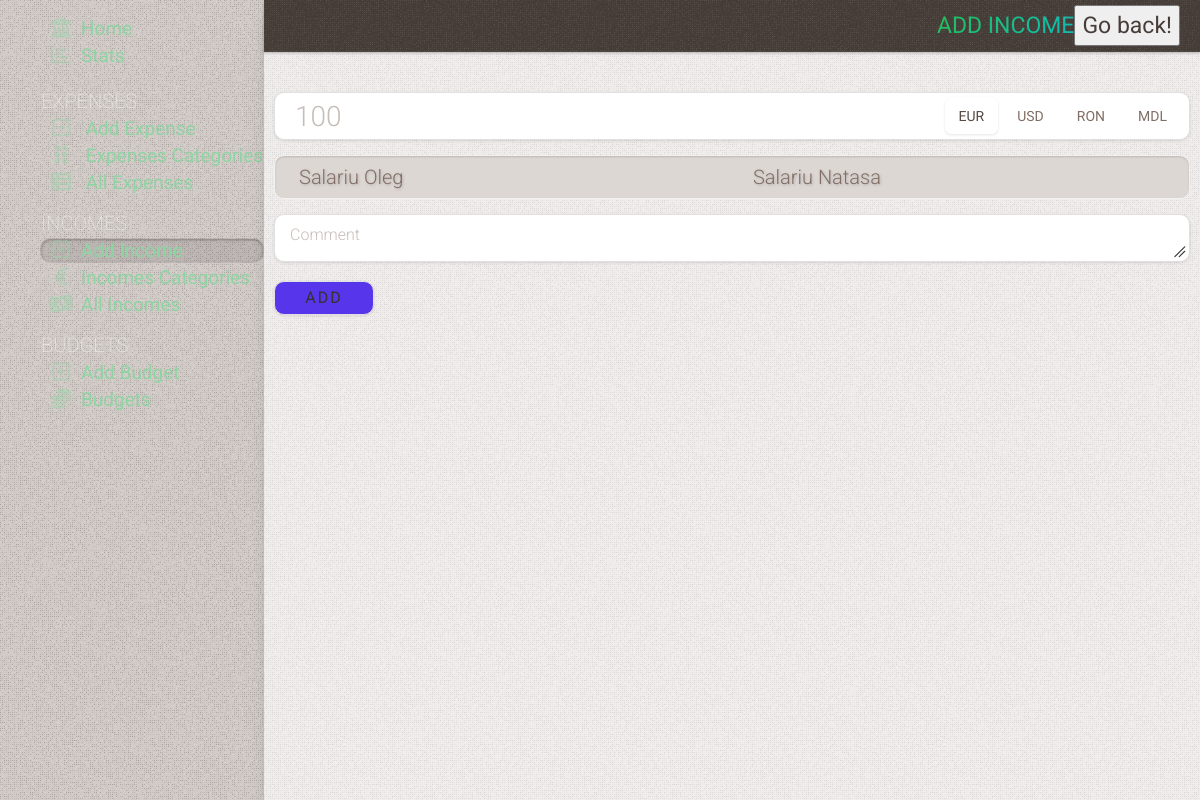
The app's page /add_income, older data.
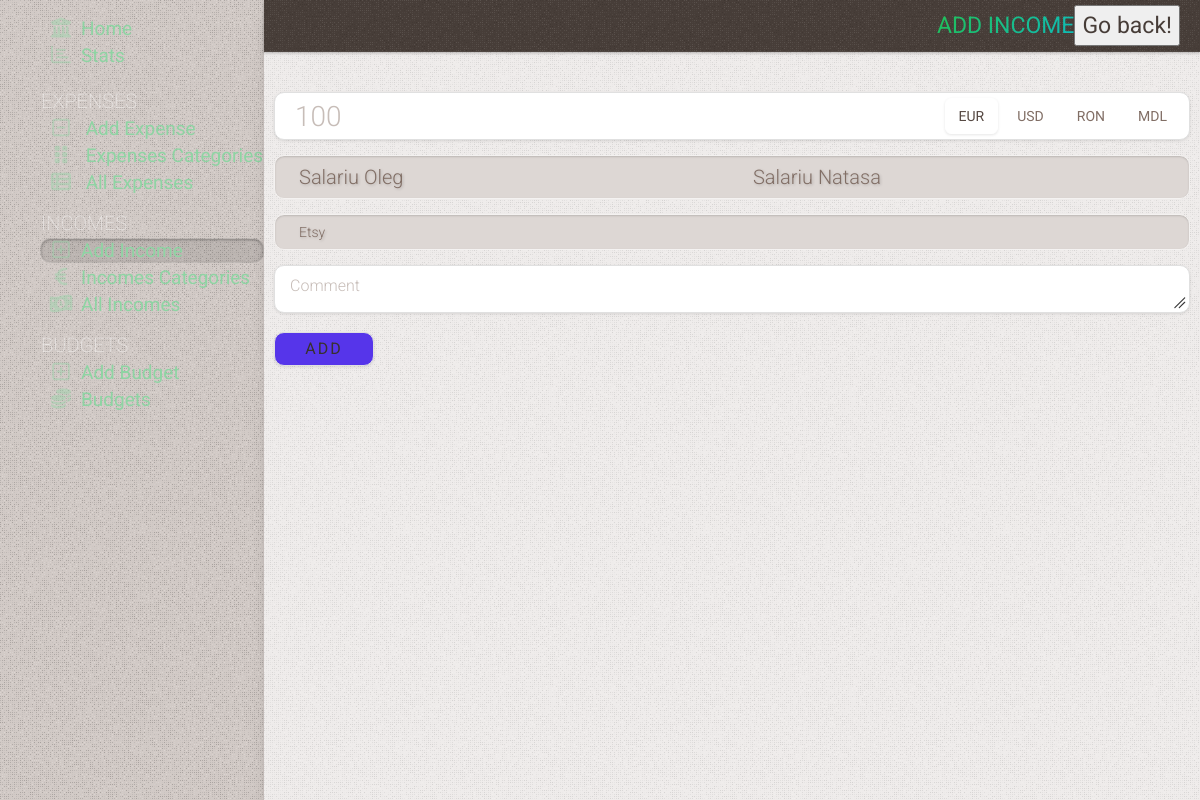
The same page, newer data.
### tables this page shows
CREATE TABLE categories_income
(
    id         INTEGER PRIMARY KEY AUTOINCREMENT,
    name       TEXT NOT NULL,
    primordial TEXT DEFAULT NULL,
    state      TEXT DEFAULT false
);

### app.py (the view, shortened to what this page needs)
@app.route('/add_income', methods=('GET', 'POST'))
def add_income():
    conn = get_db_connection()
    categories_income = conn.execute(
        "SELECT id, name  FROM categories_income WHERE state is not 'true' and primordial is 'true'").fetchall()
    categories_income_second = conn.execute(
        "SELECT id, name  FROM categories_income WHERE state is not 'true' and primordial is NULL").fetchall()
    conn.close()
    return render_template('add_income.html', title='Add Income', gradient='text-gradient-green',
                           categories_income=categories_income, categories_income_second=categories_income_second)

### app.py (called while the page is built)
def get_db_connection():
    conn = sqlite3.connect('static/database.db')
    conn.row_factory = sqlite3.Row
    return conn

### templates/add_income.html (shortened to what this page needs)
{% extends 'base.html' %} {% block content %}
	<div class="page_title {{ gradient }}" >
		<span >{% block title %} {{ title }} {% endblock %}</span >
		<button id="go-back" >Go back!</button >
	</div >
	<div class="content" >
		{% if categories_income|length == 0 %}
			<div class="no-results" >You must add income categories first</div >
		{% else %}
			<form method="post" >
				<div class="flex flex-col mx-auto gap-15 mt-20" >
					<div class="flex input" >
						<input type="number" autofocus min="0" step="0.01" pattern="[0-9]+([\.,][0-9]+)?" name="amount"
									 placeholder="100" class="summ py-5 mr-20 transparent" value="{{ request.form['amount'] }}" />
						<div class="radio-group  radio-currency flex-nowrap flex-shrink-0" >
							<label for="eur" >EUR</label >
							<label for="usd" >USD</label >
							<label for="ron" >RON</label >
							<label for="mdl" >MDL</label >
						</div >
					</div >
					<div class="radio-group category-group primary-group" >
						{% for id, name in categories_income %}
							<label for="{{ name }}" >{{ name }}</label >
						{% endfor %}
					</div >
					{% if categories_income_second|length > 0 %}
						<div class="radio-group category-group second-group" >
							{% for id, name in categories_income_second %}
								<label for="{{ name }}" >{{ name }}</label >
							{% endfor %}
						</div >
					{% endif %}
					<div class="form-group" >
						<textarea name="comment" placeholder="Comment"
											class="form-control" >{{ request.form['comment'] }}</textarea >
					</div >
					<button type="submit" class="py-8 send-button" >Add</button >
				</div >
			</form >
		{% endif %}
	</div >
{% endblock %}

Row changes from the older to the newer data that the page shows:
added categories_income: name "Etsy"
